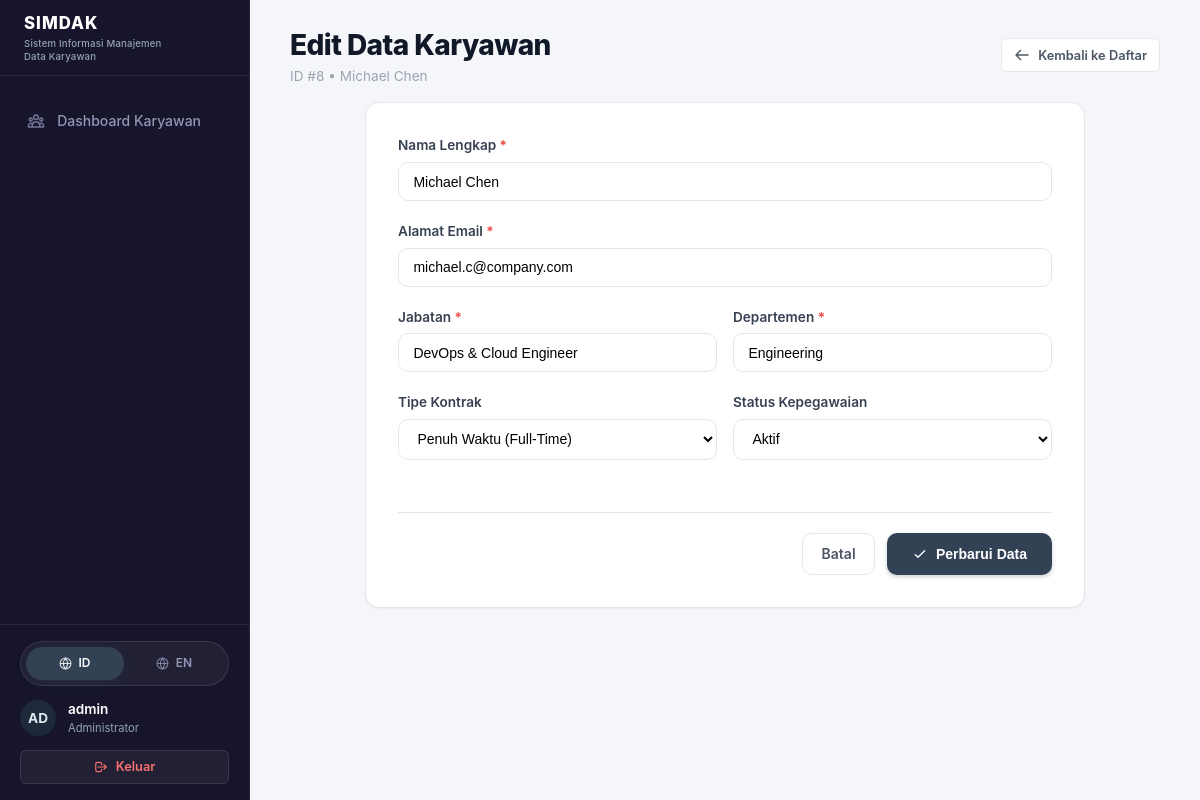
Screenshot of /edit.php?id=8 (signed in) with the database file from the repository.
### tables this page shows
CREATE TABLE IF NOT EXISTS `employees` (
    `id` INT AUTO_INCREMENT PRIMARY KEY,
    `name` VARCHAR(100) NOT NULL,
    `email` VARCHAR(100) NOT NULL,
    `position` VARCHAR(100) NOT NULL,
    `department` VARCHAR(100) NOT NULL,
    `status` VARCHAR(20) NOT NULL DEFAULT 'Active',
    `employmentType` VARCHAR(30) NOT NULL DEFAULT 'Full-Time',
    `createdAt` TIMESTAMP DEFAULT CURRENT_TIMESTAMP,
    `updatedAt` TIMESTAMP DEFAULT CURRENT_TIMESTAMP ON UPDATE CURRENT_TIMESTAMP
);

### src/locales/i18n.php (called while the page is built, shortened)
<?php
function currentLang(): string {
    return $_SESSION['lang'] ?? 'id';
}
function getTranslations(): array {
    static $translations = null;
    if ($translations === null) {
        $lang = currentLang();
        $filePath = __DIR__ . "/{$lang}.php";
        if (file_exists($filePath)) {
            $translations = require $filePath;
        } else {
            $translations = require __DIR__ . '/id.php';
        }
    }
    return $translations;
}
function __(string $key, ?string $fallback = null): string {
    $dict = getTranslations();
    return $dict[$key] ?? ($fallback ?? $key);
}

### src/lib/helpers.php (called while the page is built, shortened)
<?php
function e(?string $value): string {
    return htmlspecialchars((string)$value, ENT_QUOTES, 'UTF-8');
}

### edit.php (the view, shortened to what this page needs)
<?php
require_once __DIR__ . '/src/config/database.php';
require_once __DIR__ . '/src/lib/helpers.php';
require_once __DIR__ . '/src/locales/i18n.php';
$id = filter_input(INPUT_GET, 'id', FILTER_VALIDATE_INT, [
    'options' => ['min_range' => 1]
]);
$stmt = $pdo->prepare("SELECT * FROM employees WHERE id = :id LIMIT 1");
$stmt->execute(['id' => $id]);
$employee = $stmt->fetch();
$name = $employee['name'];
$email = $employee['email'];
$position = $employee['position'];
$department = $employee['department'];
$status = $employee['status'] ?? 'Active';
$employmentType = $employee['employmentType'] ?? 'Full-Time';
require_once __DIR__ . '/src/components/layout-header.php';
require_once __DIR__ . '/src/components/sidebar.php';
?>
<header class="main-content-header">
    <div class="page-headline">
        <h1><?= e(__('edit_employee')) ?></h1>
        <p><?= e(__('id')) ?> #<?= (int)$id ?> • <?= e($name) ?></p>
    </div>
    <a href="index.php" class="btn btn-secondary btn-sm">
        <svg width="16" height="16" fill="none" stroke="currentColor" stroke-width="2" viewBox="0 0 24 24"><path stroke-linecap="round" stroke-linejoin="round" d="M10 19l-7-7m0 0l7-7m-7 7h18"/></svg>
        <span><?= e(__('back')) ?></span>
    </a>
</header>
<div class="content-body">
    <div class="form-card">
        <form action="edit.php?id=<?= (int)$id ?>" method="POST">
            <div class="form-group">
                <label for="name" class="form-label"><?= e(__('name')) ?> <span style="color: #ef4444;">*</span></label>
                <input
                    type="text"
                    name="name"
                    id="name"
                    class="form-control"
                    value="<?= e($name) ?>"
                    maxlength="100"
                    required
                    autofocus
                >
            </div>
            <div class="form-group">
                <label for="email" class="form-label"><?= e(__('email')) ?> <span style="color: #ef4444;">*</span></label>
                <input
                    type="email"
                    name="email"
                    id="email"
                    class="form-control"
                    value="<?= e($email) ?>"
                    maxlength="100"
                    required
                >
            </div>
            <div class="form-row">
                <div class="form-group">
                    <label for="position" class="form-label"><?= e(__('position')) ?> <span style="color: #ef4444;">*</span></label>
                    <input
                        type="text"
                        name="position"
                        id="position"
                        class="form-control"
                        value="<?= e($position) ?>"
                        maxlength="100"
                        required
                    >
                </div>
                <div class="form-group">
                    <label for="department" class="form-label"><?= e(__('department')) ?> <span style="color: #ef4444;">*</span></label>
                    <input
                        type="text"
                        name="department"
                        id="department"
                        class="form-control"
                        value="<?= e($department) ?>"
                        maxlength="100"
                        required
                    >
                </div>
            </div>
            <div class="form-row">
                <div class="form-group">
                    <label for="employmentType" class="form-label"><?= e(__('employment_type')) ?></label>
                    <select name="employmentType" id="employmentType" class="form-control">
                        <option value="Full-Time" <?= $employmentType === 'Full-Time' ? 'selected' : '' ?>><?= e(__('type_full_time')) ?></option>
                    </select>
                </div>
                <div class="form-group">
                    <label for="status" class="form-label"><?= e(__('status')) ?></label>
                    <select name="status" id="status" class="form-control">
                        <option value="Active" <?= $status === 'Active' ? 'selected' : '' ?>><?= e(__('status_active')) ?></option>
                    </select>
                </div>
            </div>
            <div style="display: flex; justify-content: flex-end; gap: 0.75rem; margin-top: 2rem; padding-top: 1.25rem; border-top: 1px solid var(--border-color);">
                <a href="index.php" class="btn btn-secondary">
                    <?= e(__('cancel')) ?>
                </a>
                <button type="submit" class="btn btn-primary" style="padding: 0.65rem 1.5rem;">
                    <svg width="16" height="16" fill="none" stroke="currentColor" stroke-width="2" viewBox="0 0 24 24"><path stroke-linecap="round" stroke-linejoin="round" d="M5 13l4 4L19 7"/></svg>
                    <span><?= e(__('update')) ?></span>
                </button>
            </div>
        </form>
    </div>
</div>
<?php require_once __DIR__ . '/src/components/layout-footer.php'; ?>

### assets/css/style.css (style rules this page uses)
:root { --font-family: -apple-system, BlinkMacSystemFont, "Segoe UI", Roboto, "Helvetica Neue", Arial, sans-serif; --bg-page: #f5f6fa; --bg-card: #ffffff; --bg-card-subtle: #f8fafc; --bg-sidebar: #16152b; --sidebar-text: #9496b8; --sidebar-text-active: #ffffff; --sidebar-item-hover: rgba(255, 255, 255, 0.06); --sidebar-item-active: #22203d; --sidebar-border: rgba(255, 255, 255, 0.08); --primary: #334155; --primary-hover: #1e293b; --primary-light: #f1f5f9; --primary-glow: rgba(51, 65, 85, 0.25); --border-color: #e5e7eb; --border-focus: #334155; --text-primary: #111827; --text-secondary: #4b5563; --text-muted: #9ca3af; --success-bg: #ecfdf5; --success-text: #065f46; --success-border: #a7f3d0; --warning-bg: #fffbeb; --warning-text: #92400e; --warning-border: #fde68a; --danger-bg: #fef2f2; --danger-text: #991b1b; --danger-border: #fecaca; --danger: #ef4444; --danger-hover: #dc2626; --radius-sm: 6px; --radius-md: 10px; --radius-lg: 14px; --radius-xl: 20px; --radius-full: 9999px; --shadow-sm: 0 1px 2px 0 rgb(0 0 0 / 0.04); --shadow-md: 0 4px 6px -1px rgb(0 0 0 / 0.07), 0 2px 4px -2px rgb(0 0 0 / 0.06); --shadow-xl: 0 20px 25px -5px rgb(0 0 0 / 0.08), 0 8px 10px -6px rgb(0 0 0 / 0.06); }
* { box-sizing: border-box; margin: 0; padding: 0; }
body { font-family: var(--font-family); background-color: var(--bg-page); color: var(--text-primary); line-height: 1.5; -webkit-font-smoothing: antialiased; min-height: 100vh; }
.main-content-header { padding: 1.5rem 2.5rem 1rem; display: flex; align-items: center; justify-content: space-between; flex-wrap: wrap; gap: 1rem; }
.page-headline h1 { font-size: 1.75rem; font-weight: 800; color: #111827; letter-spacing: -0.02em; }
.page-headline p { font-size: 0.85rem; color: var(--text-muted); }
.content-body { padding: 0 2.5rem 2.5rem; }
.btn { display: inline-flex; align-items: center; justify-content: center; gap: 0.5rem; font-weight: 600; font-size: 0.875rem; padding: 0.6rem 1.15rem; border-radius: var(--radius-md); cursor: pointer; border: 1px solid transparent; text-decoration: none; transition: all 0.15s ease; }
.btn-primary { background-color: var(--primary); color: #ffffff; box-shadow: 0 2px 4px var(--primary-glow); }
.btn-secondary { background-color: #ffffff; border-color: var(--border-color); color: var(--text-secondary); }
.btn-sm { padding: 0.4rem 0.75rem; font-size: 0.8rem; border-radius: var(--radius-sm); }
.form-card { background: #ffffff; border: 1px solid var(--border-color); border-radius: var(--radius-lg); box-shadow: var(--shadow-sm); padding: 2rem; max-width: 720px; margin: 0 auto; }
.form-group { margin-bottom: 1.25rem; }
.form-label { display: block; font-size: 0.85rem; font-weight: 600; color: #374151; margin-bottom: 0.4rem; }
.form-control { width: 100%; padding: 0.65rem 0.9rem; border: 1px solid var(--border-color); border-radius: var(--radius-md); font-size: 0.875rem; background: #ffffff; outline: none; transition: all 0.15s ease; }
.form-row { display: grid; grid-template-columns: 1fr 1fr; gap: 1rem; }

### rows the page displays
employees: email "michael.c@company.com", position "DevOps & Cloud Engineer", department "Engineering", employmentType "Penuh Waktu (Full-Time)", status "Aktif"

### other values shown
__('app_tagline') "Sistem Informasi Manajemen Data Karyawan"
__('dashboard') "Dashboard Karyawan"
$userInitials "AD"
$userName "admin"
__('logout') "Keluar"
__('edit_employee') "Edit Data Karyawan"
__('id') "ID"
$id "8"
$name "Michael Chen"
__('back') "Kembali ke Daftar"
__('name') "Nama Lengkap"
__('email') "Alamat Email"
__('position') "Jabatan"
__('department') "Departemen"
__('employment_type') "Tipe Kontrak"
